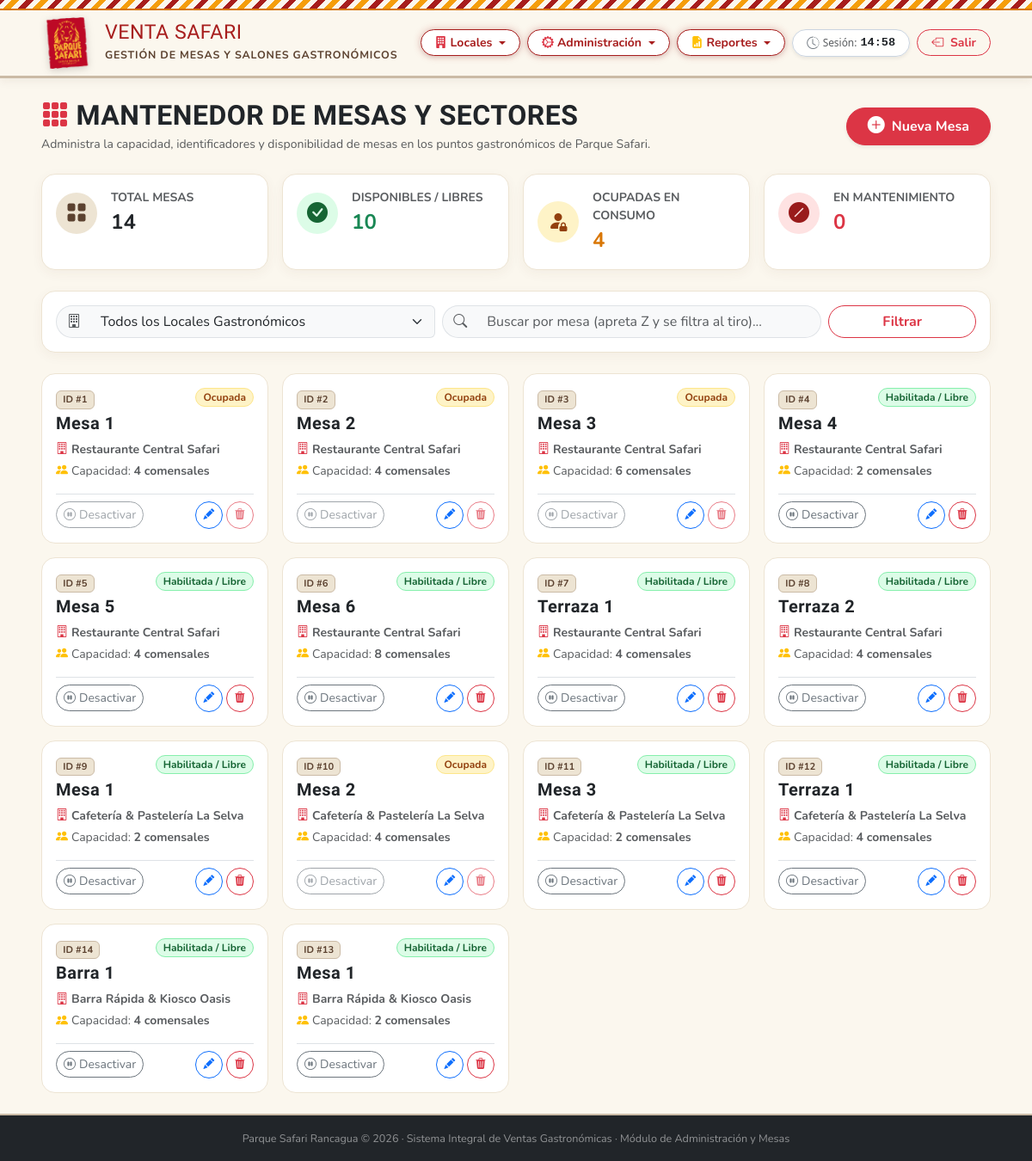
The page /administrador/mesas/ (signed in) on the database as committed earlier.
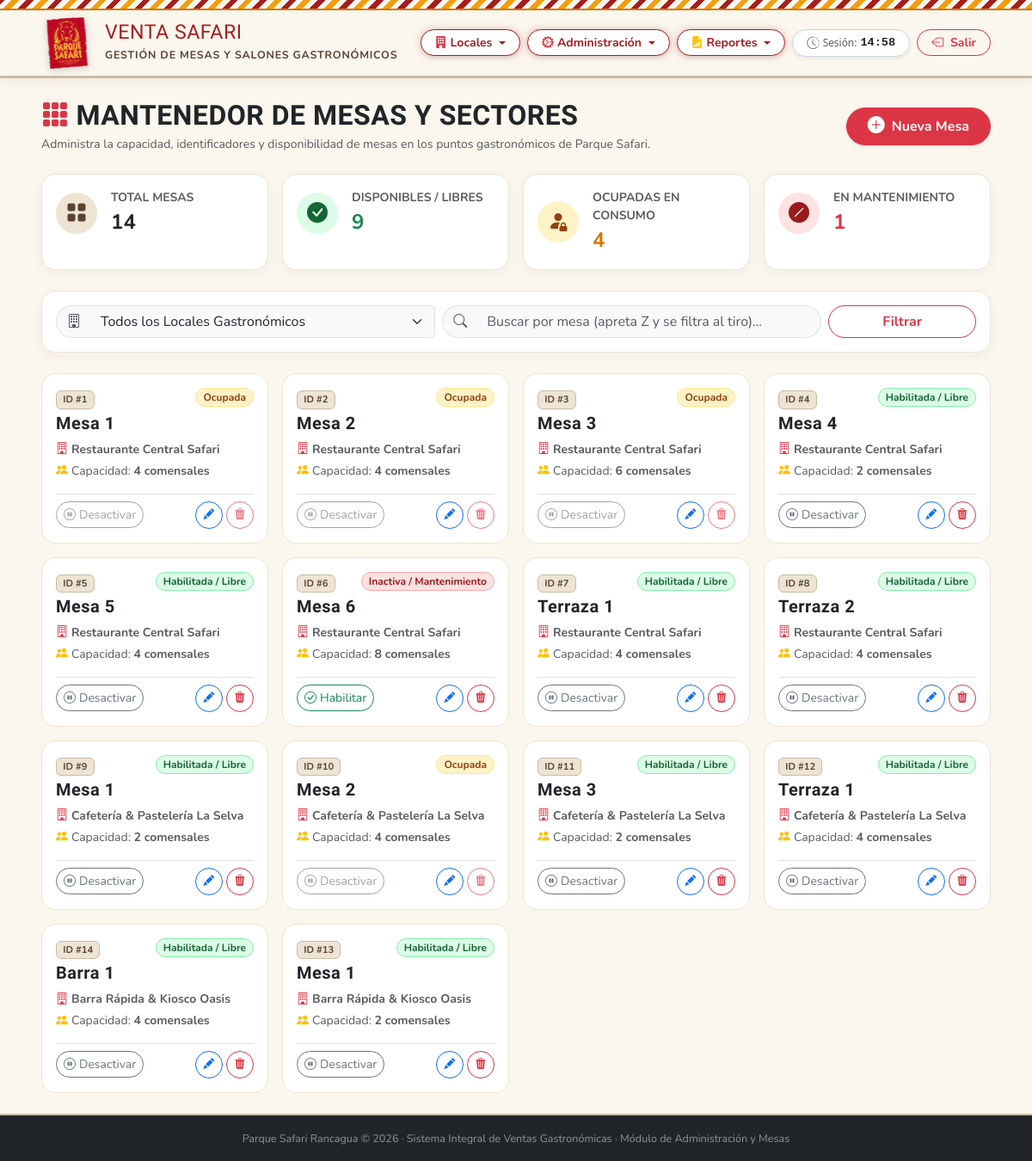
The same page on the database as committed later.
### ventas/models.py (models this page shows, shortened)
class Mesa(models.Model):
    ESTADOS = [
        ('HABILITADA', 'Habilitada / Libre'),
        ('OCUPADA', 'Ocupada'),
        ('RESERVADA', 'Reservada'),
        ('INACTIVA', 'Inactiva / Mantenimiento'),
    ]
    identificador = models.CharField(max_length=20, help_text="Ej: Mesa 1, Terraza 3")
    punto_venta = models.ForeignKey(PuntoVenta, on_delete=models.PROTECT, related_name='mesas')
    capacidad = models.PositiveIntegerField(default=4)
    estado = models.CharField(max_length=20, choices=ESTADOS, default='HABILITADA')
    class Meta:
        verbose_name = "Mesa"
        verbose_name_plural = "Mesas"
        unique_together = ('identificador', 'punto_venta')

class PuntoVenta(models.Model):
    nombre = models.CharField(max_length=100, unique=True)
    tipo = models.CharField(max_length=50, blank=True, null=True, help_text="Ej: Restaurante, Cafetería, Kiosco")
    descripcion = models.TextField(blank=True, null=True)
    icono = models.CharField(max_length=50, default='bi-shop', blank=True, help_text="Ícono Bootstrap")
    color = models.CharField(max_length=20, default='#c62828', blank=True, help_text="Color distintivo hex")
    activo = models.BooleanField(default=True)
    creado_en = models.DateTimeField(auto_now_add=True)
    class Meta:
        verbose_name = "Punto de Venta"
        verbose_name_plural = "Puntos de Venta"
        ordering = ['nombre']

### ventas/views.py (the view, shortened to what this page needs)
# urls.py: path('administrador/mesas/', views.administrador_mesas, name='administrador_mesas'),
@requiere_rol(['ADMINISTRADOR'])
def administrador_mesas(request):
    locales = PuntoVenta.objects.filter(activo=True).order_by('id')
    local_id_filtro = request.GET.get('local_id', '')
    local_seleccionado = None
    if local_id_filtro:
        try:
            local_id = int(local_id_filtro)
            local_seleccionado = PuntoVenta.objects.filter(id=local_id).first()
        except (ValueError, TypeError):
            pass
    busqueda_q = request.POST.get('q', request.GET.get('q', '')).strip()
    mesas_qs = Mesa.objects.select_related('punto_venta').order_by('punto_venta__id', 'identificador')
    if local_seleccionado:
        mesas_qs = mesas_qs.filter(punto_venta=local_seleccionado)
    if busqueda_q:
        mesas_qs = mesas_qs.filter(models.Q(identificador__icontains=busqueda_q) | models.Q(punto_venta__nombre__icontains=busqueda_q))
    total_mesas = mesas_qs.count()
    mesas_libres = mesas_qs.filter(estado='HABILITADA').count()
    mesas_ocupadas = mesas_qs.filter(estado='OCUPADA').count()
    mesas_inactivas = mesas_qs.filter(estado='INACTIVA').count()
    context = {
        'mesas': mesas_qs,
        'locales': locales,
        'local_seleccionado': local_seleccionado,
        'busqueda_q': busqueda_q,
        'total_mesas': total_mesas,
        'mesas_libres': mesas_libres,
        'mesas_ocupadas': mesas_ocupadas,
        'mesas_inactivas': mesas_inactivas,
    }
    return render(request, 'ventas/administrador_mesas.html', context)

### ventas/views.py (called while the page is built)
def obtener_rol_usuario(user):
    if not user.is_authenticated:
        return None
    try:
        perfil = user.perfil
        return perfil.rol
    except (PerfilEmpleado.DoesNotExist, AttributeError):
        if user.is_superuser or user.is_staff:
            return 'ADMINISTRADOR'
        return None

### ventas/templates/ventas/administrador_mesas.html (shortened to what the changed rows need)
{% load static %}
{% load safari_tags %}
<!DOCTYPE html>
<html lang="es">
<head>
    <link href="https://cdn.jsdelivr.net/npm/bootstrap@5.3.3/dist/css/bootstrap.min.css" rel="stylesheet">
    <link rel="stylesheet" href="https://cdn.jsdelivr.net/npm/bootstrap-icons@1.11.3/font/bootstrap-icons.min.css">
    <link rel="stylesheet" href="{% static 'css/base.css' %}?v=3.1">
    <link rel="stylesheet" href="{% static 'css/admin.css' %}?v=3.1">
</head>
<body class="d-flex flex-column min-vh-100">
    <header class="safari-header py-2">
        <div class="container-fluid px-lg-5">
            <div class="d-flex align-items-center justify-content-between flex-wrap gap-2">
                <a href="{% url 'administrador' %}" class="logo-link" title="Volver al Inicio de Administración">
                    <div>
                        <h1 class="brand-text-main">Venta Safari</h1>
                    </div>
                </a>
            </div>
        </div>
    </header>
    <main class="flex-grow-1 py-4">
        <div class="container-fluid px-lg-5">
            <div class="d-flex justify-content-between align-items-center flex-wrap gap-3 mb-4">
                <div>
                    <h2 class="fw-bold text-dark mb-1" style="font-family: 'Oswald', sans-serif;">
                        <i class="bi bi-grid-3x3-gap-fill text-danger me-2"></i>MANTENEDOR DE MESAS Y SECTORES
                    </h2>
                </div>
            </div>
            <div class="row g-3 mb-4">
                <div class="col-6 col-md-3">
                    <div class="card card-safari rounded-4 p-3 bg-white h-100">
                        <div class="d-flex align-items-center gap-3">
                            <div>
                                <small class="text-muted fw-bold d-block">DISPONIBLES / LIBRES</small>
                                <span class="fs-4 fw-bold text-success">{{ mesas_libres }}</span>
                            </div>
                        </div>
                    </div>
                </div>
                <div class="col-6 col-md-3">
                    <div class="card card-safari rounded-4 p-3 bg-white h-100">
                        <div class="d-flex align-items-center gap-3">
                            <div>
                                <small class="text-muted fw-bold d-block">EN MANTENIMIENTO</small>
                                <span class="fs-4 fw-bold text-danger">{{ mesas_inactivas }}</span>
                            </div>
                        </div>
                    </div>
                </div>
            </div>
            <div class="row g-3">
                {% for m in mesas %}
                <div class="col-sm-6 col-md-4 col-xl-3">
                    <div class="mesa-card p-3 h-100 d-flex flex-column justify-content-between">
                        <div>
                            <div class="d-flex justify-content-between align-items-start mb-2">
                                <div>
                                    <span class="badge" style="background-color: var(--safari-cafe-pastel); color: var(--safari-cafe-dark); border: 1px solid var(--safari-cafe-medium); font-size: 0.7rem;">
                                        ID #{{ m.id }}
                                    </span>
                                    <h5 class="fw-bold text-dark mt-1 mb-0">{{ m.identificador }}</h5>
                                </div>
                                <span class="badge rounded-pill px-2 py-1 small fw-bold {% if m.estado == 'HABILITADA' %}mesa-badge-habilitada{% elif m.estado == 'OCUPADA' %}mesa-badge-ocupada{% elif m.estado == 'RESERVADA' %}mesa-badge-reservada{% else %}mesa-badge-inactiva{% endif %}">
                                    {{ m.get_estado_display }}
                                </span>
                            </div>
                            <div class="text-muted small mb-3">
                                <div class="mb-1 text-truncate">
                                    <i class="bi bi-building text-danger me-1"></i><strong>{{ m.punto_venta.nombre }}</strong>
                                </div>
                                <div>
                                    <i class="bi bi-people-fill text-warning me-1"></i>Capacidad: <strong>{{ m.capacidad }} comensales</strong>
                                </div>
                            </div>
                        </div>
                        <div class="pt-2 border-top d-flex justify-content-between align-items-center">
                            <form method="POST" action="{% url 'administrador_mesas' %}" class="d-inline">
                                {% if m.estado == 'INACTIVA' %}
                                <button type="submit" class="btn btn-sm btn-outline-success rounded-pill px-2 py-1" title="Habilitar Mesa">
                                    <i class="bi bi-check-circle me-1"></i>Habilitar
                                </button>
                                {% else %}
                                <button type="submit" class="btn btn-sm btn-outline-secondary rounded-pill px-2 py-1" title="Poner en Mantenimiento" {% if m.estado == 'OCUPADA' %}disabled{% endif %}>
                                    <i class="bi bi-pause-circle me-1"></i>Desactivar
                                </button>
                                {% endif %}
                            </form>
                            <div class="d-flex gap-1">
                                <button type="button" class="btn btn-sm btn-outline-primary rounded-circle p-0 d-flex align-items-center justify-content-center" style="width: 32px; height: 32px;" data-bs-toggle="modal" data-bs-target="#modalEditarMesa_{{ m.id }}" title="Modificar Mesa">
                                    <i class="bi bi-pencil-fill" style="font-size: 0.8rem;"></i>
                                </button>
                                <button type="button" class="btn btn-sm btn-outline-danger rounded-circle p-0 d-flex align-items-center justify-content-center" style="width: 32px; height: 32px;" data-bs-toggle="modal" data-bs-target="#modalEliminarMesa_{{ m.id }}" title="Eliminar Mesa" {% if m.estado == 'OCUPADA' %}disabled{% endif %}>
                                    <i class="bi bi-trash3-fill" style="font-size: 0.8rem;"></i>
                                </button>
                            </div>
                        </div>
                    </div>
                </div>
                {% endfor %}
            </div>
        </div>
    </main>
</body>
</html>

Rows that differ between the two databases and show on the page:
changed Mesa "Mesa 6": estado "Habilitada / Libre" → "Inactiva / Mantenimiento"; estado "Desactivar" → "Habilitar"
Other text that changed with them:
{{ mesas_libres }}: "10" → "9"
{{ mesas_inactivas }}: "0" → "1"
